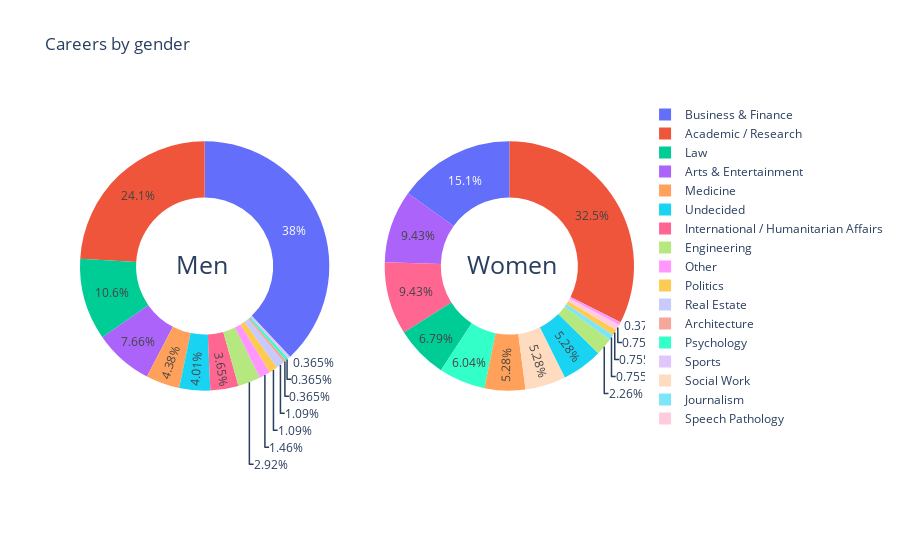

Notebook code cell kept with this figure:
### Code cell
# Grouping by gender and career and counting occurrences
career_by_gender = df_iid.groupby(['gender_name', 'intended_career']).size().reset_index(name='count')

# Filtering by gender to create two separate dataframes for men and women
male_df = career_by_gender[career_by_gender['gender_name'] == 'Male']
female_df = career_by_gender[career_by_gender['gender_name'] == 'Female']

# Creating subplots
specs = [[{'type':'domain'}, {'type':'domain'}]]
fig = make_subplots(rows=1, cols=2, specs=specs, subplot_titles=('Men', 'Women'))

# Adding pie charts to subplots
fig.add_trace(go.Pie(values=male_df['count'], labels=male_df['intended_career'], name='Men', hole=0.55), 1, 1)

fig.add_trace(go.Pie(values=female_df['count'], labels=female_df['intended_career'], name='Women', hole=0.55), 1, 2)

# Adding annotations
fig.update_layout(title='Careers by gender', 
                  annotations=[
                    dict(text='Men', x=0.22, y=0.45, font_size=25, showarrow=False),
                    dict(text='Women', x=0.78, y=0.45, font_size=25, showarrow=False)
                    ])

fig.show()

### Figure 1 — Plotly figure (JSON) as saved in the notebook; plotly's stock layout.template omitted (floating-point values rounded to 4 significant figures)
{"data": [{"domain": {"x": [0, 0.45], "y": [0, 1]}, "hole": 0.55, "labels": ["Academic / Research", "Architecture", "Arts & Entertainment", "Business & Finance", "Engineering", "International / Humanitarian Affairs", "Law", "Medicine", "Other", "Politics", "Psychology", "Real Estate", "Sports", "Undecided"], "name": "Men", "type": "pie", "values": [66, 1, 21, 104, 8, 10, 29, 12, 4, 3, 1, 3, 1, 11]}, {"domain": {"x": [0.55, 1], "y": [0, 1]}, "hole": 0.55, "labels": ["Academic / Research", "Arts & Entertainment", "Business & Finance", "Engineering", "International / Humanitarian Affairs", "Journalism", "Law", "Medicine", "Other", "Politics", "Psychology", "Social Work", "Speech Pathology", "Undecided"], "name": "Women", "type": "pie", "values": [86, 25, 40, 6, 25, 2, 18, 14, 1, 2, 16, 14, 2, 14]}], "layout": {"annotations": [{"font": {"size": 25}, "showarrow": false, "text": "Men", "x": 0.22, "xanchor": "center", "xref": "paper", "y": 0.45, "yanchor": "bottom", "yref": "paper"}, {"font": {"size": 25}, "showarrow": false, "text": "Women", "x": 0.78, "xanchor": "center", "xref": "paper", "y": 0.45, "yanchor": "bottom", "yref": "paper"}], "title": {"text": "Careers by gender"}}}
